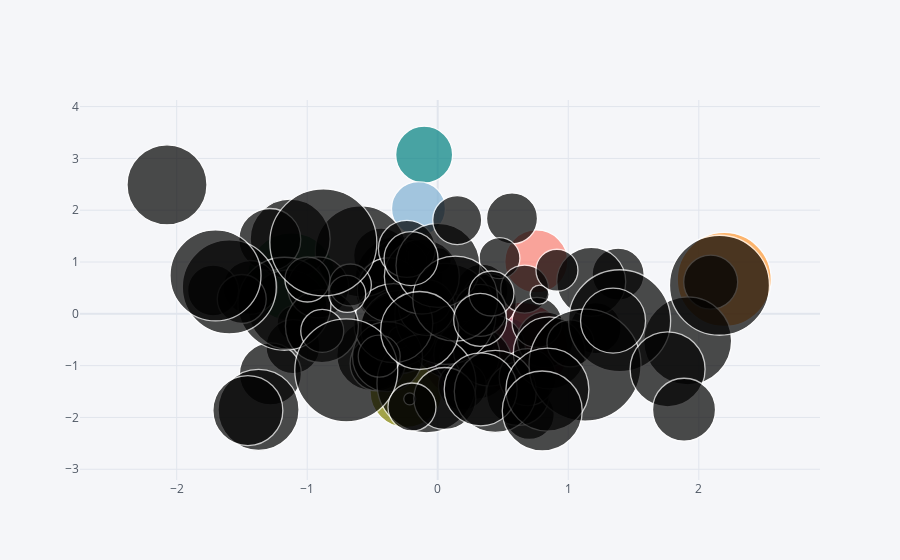

Notebook cell for this chart:
### Code cell
df.iplot(kind = "bubble" , x = "A" , y = "B", size = "C")
